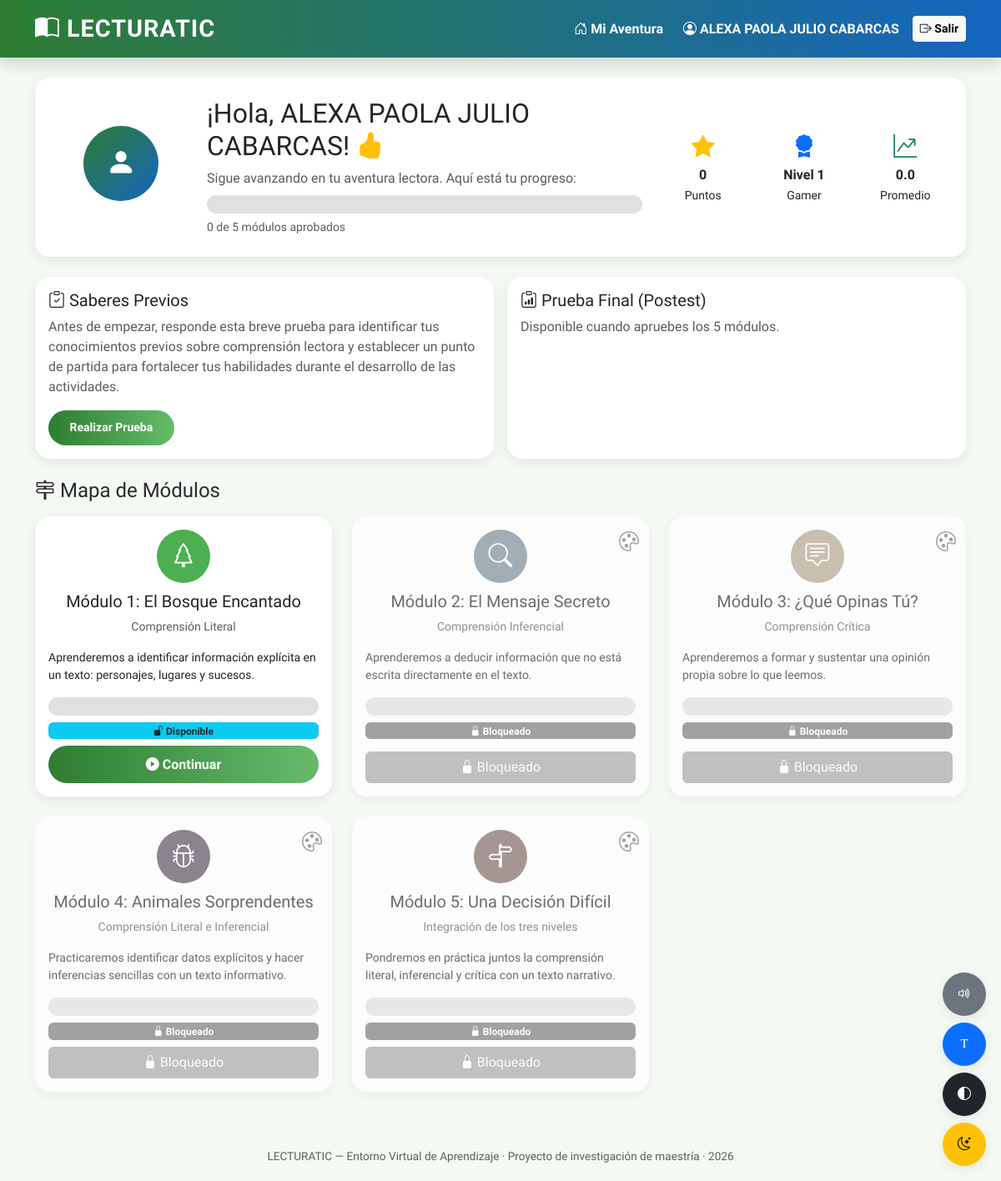
The page /estudiante/dashboard (signed in) on the database its author committed.
### tables this page shows
CREATE TABLE gamificacion (
            usuario_id INTEGER PRIMARY KEY,
            puntos INTEGER DEFAULT 0,
            experiencia INTEGER DEFAULT 0,
            nivel INTEGER DEFAULT 1,
            insignias TEXT DEFAULT '[]',
            FOREIGN KEY (usuario_id) REFERENCES usuarios(id)
        );

CREATE TABLE modulos (
            id INTEGER PRIMARY KEY,
            orden INTEGER NOT NULL,
            titulo TEXT NOT NULL,
            nivel TEXT,
            descripcion TEXT,
            nota_minima REAL DEFAULT 3.5
        );

### app.py (the view)
@app.route("/estudiante/dashboard")
@estudiante_requerido
def estudiante_dashboard():
    uid = session["usuario_id"]
    conn = get_db()
    modulos_db = conn.execute("SELECT * FROM modulos ORDER BY orden").fetchall()
    progreso_db = conn.execute("SELECT * FROM progreso WHERE usuario_id = ?", (uid,)).fetchall()
    progreso_map = {p["modulo_id"]: p for p in progreso_db}
    gam = conn.execute("SELECT * FROM gamificacion WHERE usuario_id = ?", (uid,)).fetchone()
    pretest = conn.execute("SELECT * FROM pretest_postest WHERE usuario_id = ? AND tipo='pretest'",
                            (uid,)).fetchone()
    postest = conn.execute("SELECT * FROM pretest_postest WHERE usuario_id = ? AND tipo='postest'",
                            (uid,)).fetchone()
    conn.close()
    total_modulos = len(modulos_db)
    modulos_aprobados = sum(1 for p in progreso_db if p["aprobado"] == 1)
    porcentaje_general = round((modulos_aprobados / total_modulos) * 100, 1) if total_modulos else 0
    promedio = calcular_promedio_general(uid)
    todos_aprobados = modulos_aprobados == total_modulos and total_modulos > 0
    modulos = []
    for m in modulos_db:
        p = progreso_map.get(m["id"])
        modulos.append({
            "id": m["id"], "orden": m["orden"], "titulo": m["titulo"], "nivel": m["nivel"],
            "descripcion": m["descripcion"],
            "desbloqueado": p["desbloqueado"] if p else 0,
            "aprobado": p["aprobado"] if p else 0,
            "mejor_nota": p["mejor_nota"] if p else 0,
            "porcentaje_avance": p["porcentaje_avance"] if p else 0,
            "estado": p["estado"] if p else "bloqueado",
        })
    insignias = json.loads(gam["insignias"]) if gam else []
    return render_template("student/dashboard.html",
                            modulos=modulos, porcentaje_general=porcentaje_general,
                            modulos_aprobados=modulos_aprobados, total_modulos=total_modulos,
                            promedio=promedio, gam=gam, insignias=insignias,
                            pretest=pretest, postest=postest, todos_aprobados=todos_aprobados)

### app.py (called while the page is built)
def estudiante_requerido(f):
    @wraps(f)
    def decorado(*args, **kwargs):
        if "usuario_id" not in session:
            return redirect(url_for("login"))
        if session.get("rol") != "estudiante":
            abort(403)
        return f(*args, **kwargs)
    return decorado

### database.py (called while the page is built)
def get_db():
    conn = sqlite3.connect(DB_PATH)
    conn.row_factory = sqlite3.Row
    conn.execute("PRAGMA foreign_keys = ON")
    return conn

### logica.py (called while the page is built)
def calcular_promedio_general(usuario_id):
    conn = get_db()
    cur = conn.cursor()
    cur.execute("""
        SELECT AVG(mejor_nota) as promedio FROM progreso
        WHERE usuario_id = ? AND mejor_nota > 0
    """, (usuario_id,))
    row = cur.fetchone()
    conn.close()
    return round(row["promedio"], 1) if row and row["promedio"] else 0.0

### templates/student/dashboard.html (shortened to what this page needs)
{% extends "base.html" %}
{% block contenido %}
<div class="card card-suave p-4 mb-4">
  <div class="row align-items-center">
    <div class="col-md-2 text-center">
      <div class="icono-circular" style="background:linear-gradient(135deg,#2E7D32,#1565C0); width:90px; height:90px; font-size:2.2rem;">
        <i class="bi bi-person-fill"></i>
      </div>
    </div>
    <div class="col-md-6">
      <h2>¡Hola, {{ session.get('nombre_completo') }}! <i class="bi bi-hand-thumbs-up-fill text-warning"></i></h2>
      <p class="text-muted mb-2">Sigue avanzando en tu aventura lectora. Aquí está tu progreso:</p>
      <div class="progreso-lecturatic mb-1">
      </div>
      <small class="text-muted">{{ modulos_aprobados }} de {{ total_modulos }} módulos aprobados</small>
    </div>
    <div class="col-md-4 text-center">
      <div class="row">
        <div class="col-4">
          <i class="bi bi-star-fill text-warning fs-3"></i>
          <div class="fw-bold">{{ gam.puntos if gam else 0 }}</div>
          <small>Puntos</small>
        </div>
        <div class="col-4">
          <i class="bi bi-award-fill text-primary fs-3"></i>
          <div class="fw-bold">Nivel {{ gam.nivel if gam else 1 }}</div>
          <small>Gamer</small>
        </div>
        <div class="col-4">
          <i class="bi bi-graph-up-arrow text-success fs-3"></i>
          <div class="fw-bold">{{ promedio }}</div>
          <small>Promedio</small>
        </div>
      </div>
    </div>
  </div>
</div>
<div class="row mb-4 g-3">
  <div class="col-md-6">
    <div class="card card-suave p-3 h-100">
      <h5><i class="bi bi-clipboard-check"></i> Saberes Previos </h5>
      {% if pretest %}
        <p class="mb-2">Ya la realizaste. Nota obtenida: <b>{{ pretest.nota }}</b></p>
      {% else %}
        <p class="text-muted">Antes de empezar, responde esta breve prueba para identificar tus conocimientos previos sobre comprensión lectora y establecer un punto de partida para fortalecer tus habilidades durante el desarrollo de las actividades.</p>
        <a href="{{ url_for('pretest') }}" class="btn btn-lecturatic btn-sm align-self-start">Realizar Prueba</a>
      {% endif %}
    </div>
  </div>
  <div class="col-md-6">
    <div class="card card-suave p-3 h-100">
      <h5><i class="bi bi-clipboard-data"></i> Prueba Final (Postest)</h5>
      {% if postest %}
        <p class="mb-2">¡Ya la completaste! Nota obtenida: <b>{{ postest.nota }}</b></p>
      {% elif todos_aprobados %}
        <p class="text-muted">Has completado todos los módulos. ¡Realiza tu prueba final!</p>
        <a href="{{ url_for('postest') }}" class="btn btn-acento btn-sm align-self-start">Realizar Postest</a>
      {% else %}
        <p class="text-muted">Disponible cuando apruebes los 5 módulos.</p>
      {% endif %}
    </div>
  </div>
</div>
<h4 class="mb-3"><i class="bi bi-signpost-2"></i> Mapa de Módulos</h4>
<div class="row g-4">
  {% for m in modulos %}
  <div class="col-md-6 col-lg-4">
    <div class="card card-suave p-3 h-100 {% if not m.desbloqueado %}modulo-bloqueado{% endif %}">
      <div class="icono-circular" style="background: {{ ['#4CAF50','#2196F3','#FF9800','#9C27B0','#F44336'][loop.index0 % 5] }};">
        <i class="bi bi-{{ ['tree','search','chat-square-text','bug','signpost-split'][loop.index0 % 5] }}"></i>
      </div>
      <h5 class="text-center">Módulo {{ m.orden }}: {{ m.titulo }}</h5>
      <p class="text-center text-muted small">{{ m.nivel }}</p>
      <p class="small">{{ m.descripcion }}</p>
      <div class="progreso-lecturatic mb-2">
      </div>
      {% if m.aprobado %}
        <span class="badge bg-success mb-2"><i class="bi bi-check-circle-fill"></i> Aprobado &middot; Nota {{ m.mejor_nota }}</span>
      {% elif m.desbloqueado %}
        <span class="badge bg-info text-dark mb-2"><i class="bi bi-unlock-fill"></i> Disponible</span>
      {% else %}
        <span class="badge bg-secondary mb-2"><i class="bi bi-lock-fill"></i> Bloqueado</span>
      {% endif %}
      {% if m.desbloqueado %}
        <a href="{{ url_for('ver_modulo', modulo_id=m.id) }}" class="btn btn-lecturatic mt-auto"><i class="bi bi-play-circle-fill"></i> Continuar</a>
      {% else %}
        <button class="btn btn-secondary mt-auto" disabled><i class="bi bi-lock-fill"></i> Bloqueado</button>
      {% endif %}
    </div>
  </div>
  {% endfor %}
</div>
{% endblock %}

### static/css/style.css (style rules this page uses)
:root { --color-primario: #2E7D32; --color-secundario: #1565C0; --color-acento: #FF9800; --color-fondo: #F4F9F4; --color-tarjeta: #FFFFFF; --color-texto: #2B2B2B; --radio-borde: 18px; --sombra-suave: 0 4px 14px rgba(0,0,0,0.08); --fuente-base: 'Baloo 2', 'Comic Sans MS', 'Trebuchet MS', sans-serif; }
body { font-family: var(--fuente-base); background-color: var(--color-fondo); color: var(--color-texto); transition: background-color .3s ease, color .3s ease; }
.card-suave { background-color: var(--color-tarjeta); border-radius: var(--radio-borde); box-shadow: var(--sombra-suave); border: none; transition: transform .2s ease, box-shadow .2s ease; }
.btn-lecturatic { border-radius: 50px; padding: 0.65rem 1.6rem; font-weight: 700; border: none; background: linear-gradient(90deg, var(--color-primario), #66BB6A); color: white; transition: transform .15s ease; }
.progreso-lecturatic { height: 22px; border-radius: 50px; background-color: #E0E0E0; overflow: hidden; }
.modulo-bloqueado { filter: grayscale(0.85); opacity: 0.65; position: relative; }
.modulo-bloqueado::after { content: "\f4b1"; font-family: "bootstrap-icons"; position: absolute; top: 12px; right: 12px; font-size: 1.5rem; color: #757575; }
.icono-circular { width: 64px; height: 64px; border-radius: 50%; display: flex; align-items: center; justify-content: center; font-size: 1.8rem; color: white; margin: 0 auto 10px auto; }

### rows shown on the page
gamificacion: puntos "0", nivel "1"
modulos: titulo "El Bosque Encantado", nivel "Comprensión Literal", descripcion "Aprenderemos a identificar información explícita en un texto: personajes, lugares y sucesos."
modulos: titulo "El Mensaje Secreto", nivel "Comprensión Inferencial", descripcion "Aprenderemos a deducir información que no está escrita directamente en el texto."
modulos: titulo "¿Qué Opinas Tú?", nivel "Comprensión Crítica", descripcion "Aprenderemos a formar y sustentar una opinión propia sobre lo que leemos."
modulos: titulo "Animales Sorprendentes", nivel "Comprensión Literal e Inferencial", descripcion "Practicaremos identificar datos explícitos y hacer inferencias sencillas con un texto informativo."
modulos: titulo "Una Decisión Difícil", nivel "Integración de los tres niveles", descripcion "Pondremos en práctica juntos la comprensión literal, inferencial y crítica con un texto narrativo."

### other values the page prints
{{ session.get('nombre_completo') }} "ALEXA PAOLA JULIO CABARCAS"
{{ modulos_aprobados }} "0"
{{ total_modulos }} "5"
{{ promedio }} "0.0"
{{ m.orden }} "1" "2" "3" "4" "5"
{{ 2026 }} "2026"
